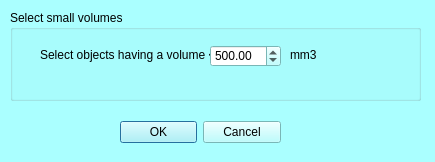
<?xml version="1.0" encoding="UTF-8"?>
<ui version="4.0">
 <class>mqSelectSmallVolumesDialog</class>
 <widget class="QDialog" name="mqSelectSmallVolumesDialog">
  <property name="geometry">
   <rect>
    <x>0</x>
    <y>0</y>
    <width>435</width>
    <height>162</height>
   </rect>
  </property>
  <property name="palette">
   <palette>
    <active>
     <colorrole role="WindowText">
      <brush brushstyle="SolidPattern">
       <color alpha="255">
        <red>0</red>
        <green>0</green>
        <blue>0</blue>
       </color>
      </brush>
     </colorrole>
     <colorrole role="Button">
      <brush brushstyle="SolidPattern">
       <color alpha="255">
        <red>170</red>
        <green>255</green>
        <blue>255</blue>
       </color>
      </brush>
     </colorrole>
     <colorrole role="Light">
      <brush brushstyle="SolidPattern">
       <color alpha="255">
        <red>255</red>
        <green>255</green>
        <blue>255</blue>
       </color>
      </brush>
     </colorrole>
     <colorrole role="Midlight">
      <brush brushstyle="SolidPattern">
       <color alpha="255">
        <red>212</red>
        <green>255</green>
        <blue>255</blue>
       </color>
      </brush>
     </colorrole>
     <colorrole role="Dark">
      <brush brushstyle="SolidPattern">
       <color alpha="255">
        <red>85</red>
        <green>127</green>
        <blue>127</blue>
       </color>
      </brush>
     </colorrole>
     <colorrole role="Mid">
      <brush brushstyle="SolidPattern">
       <color alpha="255">
        <red>113</red>
        <green>170</green>
        <blue>170</blue>
       </color>
      </brush>
     </colorrole>
     <colorrole role="Text">
      <brush brushstyle="SolidPattern">
       <color alpha="255">
        <red>0</red>
        <green>0</green>
        <blue>0</blue>
       </color>
      </brush>
     </colorrole>
     <colorrole role="BrightText">
      <brush brushstyle="SolidPattern">
       <color alpha="255">
        <red>255</red>
        <green>255</green>
        <blue>255</blue>
       </color>
      </brush>
     </colorrole>
     <colorrole role="ButtonText">
      <brush brushstyle="SolidPattern">
       <color alpha="255">
        <red>0</red>
        <green>0</green>
        <blue>0</blue>
       </color>
      </brush>
     </colorrole>
     <colorrole role="Base">
      <brush brushstyle="SolidPattern">
       <color alpha="255">
        <red>255</red>
        <green>255</green>
        <blue>255</blue>
       </color>
      </brush>
     </colorrole>
     <colorrole role="Window">
      <brush brushstyle="SolidPattern">
       <color alpha="255">
        <red>170</red>
        <green>255</green>
        <blue>255</blue>
       </color>
      </brush>
     </colorrole>
     <colorrole role="Shadow">
      <brush brushstyle="SolidPattern">
       <color alpha="255">
        <red>0</red>
        <green>0</green>
        <blue>0</blue>
       </color>
      </brush>
     </colorrole>
     <colorrole role="AlternateBase">
      <brush brushstyle="SolidPattern">
       <color alpha="255">
        <red>212</red>
        <green>255</green>
        <blue>255</blue>
       </color>
      </brush>
     </colorrole>
     <colorrole role="ToolTipBase">
      <brush brushstyle="SolidPattern">
       <color alpha="255">
        <red>255</red>
        <green>255</green>
        <blue>220</blue>
       </color>
      </brush>
     </colorrole>
     <colorrole role="ToolTipText">
      <brush brushstyle="SolidPattern">
       <color alpha="255">
        <red>0</red>
        <green>0</green>
        <blue>0</blue>
       </color>
      </brush>
     </colorrole>
     <colorrole role="PlaceholderText">
      <brush brushstyle="NoBrush">
       <color alpha="128">
        <red>0</red>
        <green>0</green>
        <blue>0</blue>
       </color>
      </brush>
     </colorrole>
    </active>
    <inactive>
     <colorrole role="WindowText">
      <brush brushstyle="SolidPattern">
       <color alpha="255">
        <red>0</red>
        <green>0</green>
        <blue>0</blue>
       </color>
      </brush>
     </colorrole>
     <colorrole role="Button">
      <brush brushstyle="SolidPattern">
       <color alpha="255">
        <red>170</red>
        <green>255</green>
        <blue>255</blue>
       </color>
      </brush>
     </colorrole>
     <colorrole role="Light">
      <brush brushstyle="SolidPattern">
       <color alpha="255">
        <red>255</red>
        <green>255</green>
        <blue>255</blue>
       </color>
      </brush>
     </colorrole>
     <colorrole role="Midlight">
      <brush brushstyle="SolidPattern">
       <color alpha="255">
        <red>212</red>
        <green>255</green>
        <blue>255</blue>
       </color>
      </brush>
     </colorrole>
     <colorrole role="Dark">
      <brush brushstyle="SolidPattern">
       <color alpha="255">
        <red>85</red>
        <green>127</green>
        <blue>127</blue>
       </color>
      </brush>
     </colorrole>
     <colorrole role="Mid">
      <brush brushstyle="SolidPattern">
       <color alpha="255">
        <red>113</red>
        <green>170</green>
        <blue>170</blue>
       </color>
      </brush>
     </colorrole>
     <colorrole role="Text">
      <brush brushstyle="SolidPattern">
       <color alpha="255">
        <red>0</red>
        <green>0</green>
        <blue>0</blue>
       </color>
      </brush>
     </colorrole>
     <colorrole role="BrightText">
      <brush brushstyle="SolidPattern">
       <color alpha="255">
        <red>255</red>
        <green>255</green>
        <blue>255</blue>
       </color>
      </brush>
     </colorrole>
     <colorrole role="ButtonText">
      <brush brushstyle="SolidPattern">
       <color alpha="255">
        <red>0</red>
        <green>0</green>
        <blue>0</blue>
       </color>
      </brush>
     </colorrole>
     <colorrole role="Base">
      <brush brushstyle="SolidPattern">
       <color alpha="255">
        <red>255</red>
        <green>255</green>
        <blue>255</blue>
       </color>
      </brush>
     </colorrole>
     <colorrole role="Window">
      <brush brushstyle="SolidPattern">
       <color alpha="255">
        <red>170</red>
        <green>255</green>
        <blue>255</blue>
       </color>
      </brush>
     </colorrole>
     <colorrole role="Shadow">
      <brush brushstyle="SolidPattern">
       <color alpha="255">
        <red>0</red>
        <green>0</green>
        <blue>0</blue>
       </color>
      </brush>
     </colorrole>
     <colorrole role="AlternateBase">
      <brush brushstyle="SolidPattern">
       <color alpha="255">
        <red>212</red>
        <green>255</green>
        <blue>255</blue>
       </color>
      </brush>
     </colorrole>
     <colorrole role="ToolTipBase">
      <brush brushstyle="SolidPattern">
       <color alpha="255">
        <red>255</red>
        <green>255</green>
        <blue>220</blue>
       </color>
      </brush>
     </colorrole>
     <colorrole role="ToolTipText">
      <brush brushstyle="SolidPattern">
       <color alpha="255">
        <red>0</red>
        <green>0</green>
        <blue>0</blue>
       </color>
      </brush>
     </colorrole>
     <colorrole role="PlaceholderText">
      <brush brushstyle="NoBrush">
       <color alpha="128">
        <red>0</red>
        <green>0</green>
        <blue>0</blue>
       </color>
      </brush>
     </colorrole>
    </inactive>
    <disabled>
     <colorrole role="WindowText">
      <brush brushstyle="SolidPattern">
       <color alpha="255">
        <red>85</red>
        <green>127</green>
        <blue>127</blue>
       </color>
      </brush>
     </colorrole>
     <colorrole role="Button">
      <brush brushstyle="SolidPattern">
       <color alpha="255">
        <red>170</red>
        <green>255</green>
        <blue>255</blue>
       </color>
      </brush>
     </colorrole>
     <colorrole role="Light">
      <brush brushstyle="SolidPattern">
       <color alpha="255">
        <red>255</red>
        <green>255</green>
        <blue>255</blue>
       </color>
      </brush>
     </colorrole>
     <colorrole role="Midlight">
      <brush brushstyle="SolidPattern">
       <color alpha="255">
        <red>212</red>
        <green>255</green>
        <blue>255</blue>
       </color>
      </brush>
     </colorrole>
     <colorrole role="Dark">
      <brush brushstyle="SolidPattern">
       <color alpha="255">
        <red>85</red>
        <green>127</green>
        <blue>127</blue>
       </color>
      </brush>
     </colorrole>
     <colorrole role="Mid">
      <brush brushstyle="SolidPattern">
       <color alpha="255">
        <red>113</red>
        <green>170</green>
        <blue>170</blue>
       </color>
      </brush>
     </colorrole>
     <colorrole role="Text">
      <brush brushstyle="SolidPattern">
       <color alpha="255">
        <red>85</red>
        <green>127</green>
        <blue>127</blue>
       </color>
      </brush>
     </colorrole>
     <colorrole role="BrightText">
      <brush brushstyle="SolidPattern">
       <color alpha="255">
        <red>255</red>
        <green>255</green>
        <blue>255</blue>
       </color>
      </brush>
     </colorrole>
     <colorrole role="ButtonText">
      <brush brushstyle="SolidPattern">
       <color alpha="255">
        <red>85</red>
        <green>127</green>
        <blue>127</blue>
       </color>
      </brush>
     </colorrole>
     <colorrole role="Base">
      <brush brushstyle="SolidPattern">
       <color alpha="255">
        <red>170</red>
        <green>255</green>
        <blue>255</blue>
       </color>
      </brush>
     </colorrole>
     <colorrole role="Window">
      <brush brushstyle="SolidPattern">
       <color alpha="255">
        <red>170</red>
        <green>255</green>
        <blue>255</blue>
       </color>
      </brush>
     </colorrole>
     <colorrole role="Shadow">
      <brush brushstyle="SolidPattern">
       <color alpha="255">
        <red>0</red>
        <green>0</green>
        <blue>0</blue>
       </color>
      </brush>
     </colorrole>
     <colorrole role="AlternateBase">
      <brush brushstyle="SolidPattern">
       <color alpha="255">
        <red>170</red>
        <green>255</green>
        <blue>255</blue>
       </color>
      </brush>
     </colorrole>
     <colorrole role="ToolTipBase">
      <brush brushstyle="SolidPattern">
       <color alpha="255">
        <red>255</red>
        <green>255</green>
        <blue>220</blue>
       </color>
      </brush>
     </colorrole>
     <colorrole role="ToolTipText">
      <brush brushstyle="SolidPattern">
       <color alpha="255">
        <red>0</red>
        <green>0</green>
        <blue>0</blue>
       </color>
      </brush>
     </colorrole>
     <colorrole role="PlaceholderText">
      <brush brushstyle="NoBrush">
       <color alpha="128">
        <red>0</red>
        <green>0</green>
        <blue>0</blue>
       </color>
      </brush>
     </colorrole>
    </disabled>
   </palette>
  </property>
  <property name="windowTitle">
   <string>Select surfaces having a small volume</string>
  </property>
  <widget class="QWidget" name="layoutWidget">
   <property name="geometry">
    <rect>
     <x>120</x>
     <y>120</y>
     <width>161</width>
     <height>25</height>
    </rect>
   </property>
   <layout class="QHBoxLayout" name="horizontalLayout_2">
    <item>
     <widget class="QDialogButtonBox" name="buttonBox">
      <property name="orientation">
       <enum>Qt::Horizontal</enum>
      </property>
      <property name="standardButtons">
       <set>QDialogButtonBox::Cancel|QDialogButtonBox::Ok</set>
      </property>
     </widget>
    </item>
   </layout>
  </widget>
  <widget class="QGroupBox" name="groupBox">
   <property name="geometry">
    <rect>
     <x>10</x>
     <y>10</y>
     <width>411</width>
     <height>91</height>
    </rect>
   </property>
   <property name="title">
    <string>Select small volumes</string>
   </property>
   <widget class="QLabel" name="label_5">
    <property name="geometry">
     <rect>
      <x>30</x>
      <y>30</y>
      <width>201</width>
      <height>31</height>
     </rect>
    </property>
    <property name="text">
     <string>&lt;html&gt;&lt;head/&gt;&lt;body&gt;&lt;p&gt;Select objects having a volume &amp;lt;&lt;/p&gt;&lt;/body&gt;&lt;/html&gt;</string>
    </property>
   </widget>
   <widget class="QDoubleSpinBox" name="volume">
    <property name="geometry">
     <rect>
      <x>200</x>
      <y>35</y>
      <width>71</width>
      <height>22</height>
     </rect>
    </property>
    <property name="maximum">
     <double>1000000.000000000000000</double>
    </property>
    <property name="value">
     <double>500.000000000000000</double>
    </property>
   </widget>
   <widget class="QLabel" name="label_6">
    <property name="geometry">
     <rect>
      <x>280</x>
      <y>30</y>
      <width>201</width>
      <height>31</height>
     </rect>
    </property>
    <property name="text">
     <string>&lt;html&gt;&lt;head/&gt;&lt;body&gt;&lt;p&gt;mm3&lt;/p&gt;&lt;/body&gt;&lt;/html&gt;</string>
    </property>
   </widget>
  </widget>
 </widget>
 <resources>
  <include location="../Icons/icons.qrc"/>
  <include location="../Icons/icons.qrc"/>
 </resources>
 <connections>
  <connection>
   <sender>buttonBox</sender>
   <signal>accepted()</signal>
   <receiver>mqSelectSmallVolumesDialog</receiver>
   <slot>accept()</slot>
   <hints>
    <hint type="sourcelabel">
     <x>248</x>
     <y>254</y>
    </hint>
    <hint type="destinationlabel">
     <x>157</x>
     <y>274</y>
    </hint>
   </hints>
  </connection>
  <connection>
   <sender>buttonBox</sender>
   <signal>rejected()</signal>
   <receiver>mqSelectSmallVolumesDialog</receiver>
   <slot>reject()</slot>
   <hints>
    <hint type="sourcelabel">
     <x>316</x>
     <y>260</y>
    </hint>
    <hint type="destinationlabel">
     <x>286</x>
     <y>274</y>
    </hint>
   </hints>
  </connection>
 </connections>
</ui>
